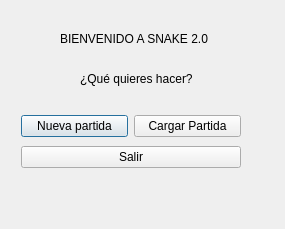
<?xml version="1.0" encoding="UTF-8"?>
<ui version="4.0">
 <class>inicio</class>
 <widget class="QDialog" name="inicio">
  <property name="geometry">
   <rect>
    <x>0</x>
    <y>0</y>
    <width>285</width>
    <height>229</height>
   </rect>
  </property>
  <property name="windowTitle">
   <string>Inicio Snake 2.0</string>
  </property>
  <widget class="QLabel" name="label">
   <property name="geometry">
    <rect>
     <x>60</x>
     <y>30</y>
     <width>177</width>
     <height>17</height>
    </rect>
   </property>
   <property name="text">
    <string>BIENVENIDO A SNAKE 2.0</string>
   </property>
  </widget>
  <widget class="QLabel" name="label_2">
   <property name="geometry">
    <rect>
     <x>80</x>
     <y>70</y>
     <width>135</width>
     <height>17</height>
    </rect>
   </property>
   <property name="text">
    <string>¿Qué quieres hacer?</string>
   </property>
  </widget>
  <widget class="QWidget" name="">
   <property name="geometry">
    <rect>
     <x>21</x>
     <y>112</y>
     <width>220</width>
     <height>60</height>
    </rect>
   </property>
   <layout class="QVBoxLayout" name="verticalLayout">
    <item>
     <layout class="QHBoxLayout" name="horizontalLayout">
      <item>
       <widget class="QPushButton" name="btn_nuevo">
        <property name="text">
         <string>Nueva partida</string>
        </property>
       </widget>
      </item>
      <item>
       <widget class="QPushButton" name="btn_cargar">
        <property name="text">
         <string>Cargar Partida</string>
        </property>
       </widget>
      </item>
     </layout>
    </item>
    <item>
     <widget class="QPushButton" name="btn_salir">
      <property name="text">
       <string>Salir</string>
      </property>
     </widget>
    </item>
   </layout>
  </widget>
 </widget>
 <resources/>
 <connections/>
</ui>
